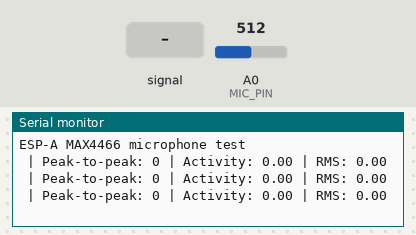
Simulated run of this sketch. Board: Arduino Uno, built with avr-gcc and run on an emulated ATmega328P. Shown: the last lines printed to the serial monitor. The test bench sets the inputs (shaded band); at power-on: A0 (MIC_PIN) = 512.

Above: at 1.7 s.
1.8 s: A0 (MIC_PIN) fed a 200 Hz sine of ±81 counts around its level
At 2.22 s:
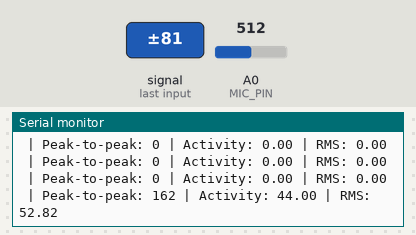
3.3 s: A0 (MIC_PIN) fed a 1000 Hz sine of ±255 counts around its level
At 3.92 s:
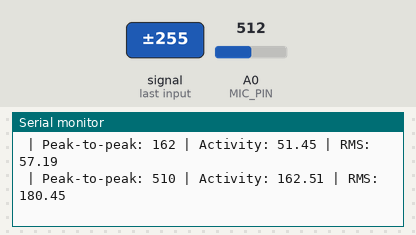
4.8 s: A0 (MIC_PIN) set to 490
At 5.2 s:
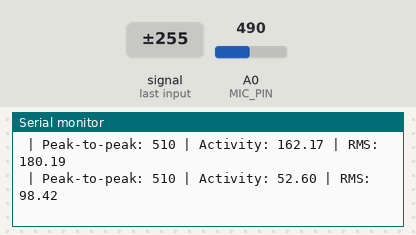
Timing chart, 0 to 7.8 s (numbered marks = the images above; inputs shaded):
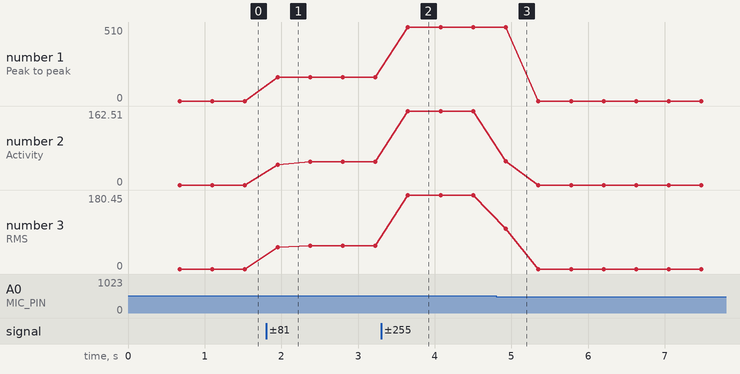

The sketch:

ESP_A_test_mic.ino
```cpp
#include <math.h>

const uint8_t MIC_PIN = A0;

constexpr unsigned long SAMPLE_WINDOW_MS = 250;
constexpr size_t MAX_SAMPLES = 500;

uint16_t samples[MAX_SAMPLES];

void setup() {
  Serial.begin(115200);
  delay(500);

  Serial.println();
  Serial.println("ESP-A MAX4466 microphone test");
}

void loop() {
  size_t sampleCount = 0;
  unsigned long sampleTotal = 0;

  uint16_t minimumValue = 1023;
  uint16_t maximumValue = 0;

  const unsigned long windowStart = millis();

  while (
    millis() - windowStart < SAMPLE_WINDOW_MS &&
    sampleCount < MAX_SAMPLES
  ) {
    const uint16_t sample = analogRead(MIC_PIN);

    samples[sampleCount] = sample;
    sampleTotal += sample;

    if (sample < minimumValue) {
      minimumValue = sample;
    }

    if (sample > maximumValue) {
      maximumValue = sample;
    }

    sampleCount++;

    delayMicroseconds(200);
    yield();
  }

  if (sampleCount == 0) {
    Serial.println("No microphone samples");
    delay(250);
    return;
  }

  const float meanValue =
    static_cast<float>(sampleTotal) /
    static_cast<float>(sampleCount);

  float squaredDeviationTotal = 0.0F;
  float absoluteDeviationTotal = 0.0F;

  for (size_t i = 0; i < sampleCount; i++) {
    const float deviation =
      static_cast<float>(samples[i]) - meanValue;

    squaredDeviationTotal += deviation * deviation;
    absoluteDeviationTotal += fabs(deviation);
  }

  const uint16_t peakToPeak =
    maximumValue - minimumValue;

  const float rmsActivity =
    sqrt(squaredDeviationTotal / sampleCount);

  const float meanAbsoluteDeviation =
    absoluteDeviationTotal / sampleCount;

  Serial.print(" | Peak-to-peak: ");  //sudden/loud event feature
  Serial.print(peakToPeak);

  Serial.print(" | Activity: ");
  Serial.print(meanAbsoluteDeviation, 2);

  Serial.print(" | RMS: "); //primary sound intensity feature
  Serial.println(rmsActivity, 2);

  /*
  Peak-to-peak - strongest single sound swing in the window
  Activity - average amount of variation
  RMS - primary sound-intensity feature
  */

  delay(250);
}
```

Measured:
- after the input at 1.8 s, the serial monitor: prints a new line after 0.15 s (image 1)
- after the input at 3.3 s, the serial monitor: prints a new line after 0.35 s (image 2)
- after the input at 4.8 s, the serial monitor: prints a new line after 0.13 s (image 3)
- plotted number 1: 0 → 162 after the input at 1.8 s, 162 → 510 after the input at 3.3 s, 510 → 0 after the input at 4.8 s
- plotted number 2: 0 → 51.45 after the input at 1.8 s, 51.45 → 162.17 after the input at 3.3 s, 162.17 → 0 after the input at 4.8 s
- plotted number 3: 0 → 57.19 after the input at 1.8 s, 57.19 → 180.19 after the input at 3.3 s, 180.19 → 0 after the input at 4.8 s
